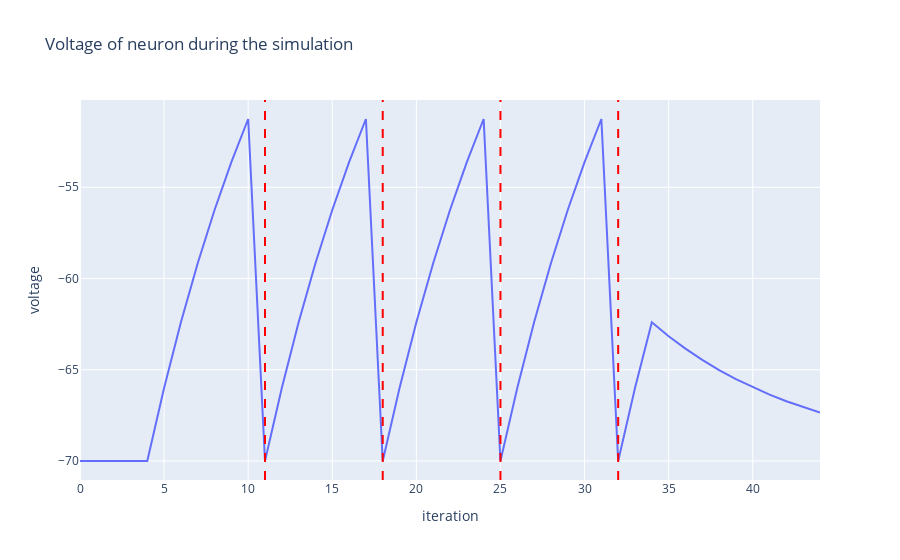
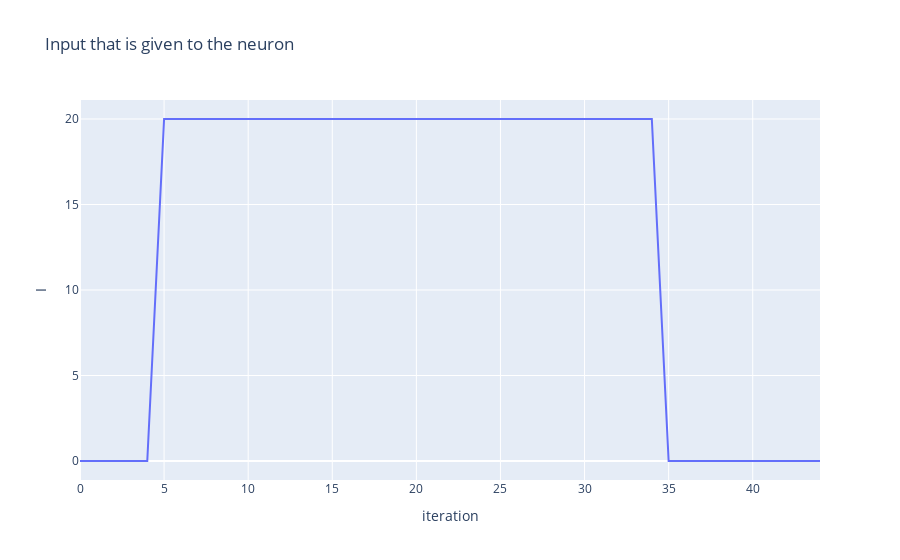

Source (notebook cell) for these figures, in order:
### Code cell
plot_neuron_info(v , inputI, s)

### Figure 1 — Plotly figure (JSON) as saved in the notebook; plotly's stock layout.template omitted (floating-point values rounded to 4 significant figures)
{"data": [{"hovertemplate": "x=%{x}<br>y=%{y}<extra></extra>", "legendgroup": "", "line": {"color": "#636efa", "dash": "solid"}, "marker": {"symbol": "circle"}, "mode": "lines", "name": "", "orientation": "v", "showlegend": false, "type": "scatter", "x": [0, 1, 2, 3, 4, 5, 6, 7, 8, 9, 10, 11, 12, 13, 14, 15, 16, 17, 18, 19, 20, 21, 22, 23, 24, 25, 26, 27, 28, 29, 30, 31, 32, 33, 34, 35, 36, 37, 38, 39, 40, 41, 42, 43, 44], "xaxis": "x", "y": [-70, -70, -70, -70, -70, -66, -62.4, -59.16, -56.24, -53.62, -51.26, -70, -66, -62.4, -59.16, -56.24, -53.62, -51.26, -70, -66, -62.4, -59.16, -56.24, -53.62, -51.26, -70, -66, -62.4, -59.16, -56.24, -53.62, -51.26, -70, -66, -62.4, -63.16, -63.84, -64.46, -65.01, -65.51, -65.96, -66.36, -66.73, -67.06, -67.35], "yaxis": "y"}], "layout": {"legend": {"tracegroupgap": 0}, "shapes": [{"line": {"color": "red", "dash": "dash", "width": 2}, "type": "line", "x0": 11, "x1": 11, "xref": "x", "y0": 0, "y1": 1, "yref": "y domain"}, {"line": {"color": "red", "dash": "dash", "width": 2}, "type": "line", "x0": 18, "x1": 18, "xref": "x", "y0": 0, "y1": 1, "yref": "y domain"}, {"line": {"color": "red", "dash": "dash", "width": 2}, "type": "line", "x0": 25, "x1": 25, "xref": "x", "y0": 0, "y1": 1, "yref": "y domain"}, {"line": {"color": "red", "dash": "dash", "width": 2}, "type": "line", "x0": 32, "x1": 32, "xref": "x", "y0": 0, "y1": 1, "yref": "y domain"}], "title": {"text": "Voltage of neuron during the simulation"}, "xaxis": {"anchor": "y", "domain": [0, 1], "title": {"text": "iteration"}}, "yaxis": {"anchor": "x", "domain": [0, 1], "title": {"text": "voltage"}}}}

### Figure 2 — Plotly figure (JSON) as saved in the notebook; plotly's stock layout.template omitted (floating-point values rounded to 4 significant figures)
{"data": [{"hovertemplate": "x=%{x}<br>y=%{y}<extra></extra>", "legendgroup": "", "line": {"color": "#636efa", "dash": "solid"}, "marker": {"symbol": "circle"}, "mode": "lines", "name": "", "orientation": "v", "showlegend": false, "type": "scatter", "x": [0, 1, 2, 3, 4, 5, 6, 7, 8, 9, 10, 11, 12, 13, 14, 15, 16, 17, 18, 19, 20, 21, 22, 23, 24, 25, 26, 27, 28, 29, 30, 31, 32, 33, 34, 35, 36, 37, 38, 39, 40, 41, 42, 43, 44], "xaxis": "x", "y": [0, 0, 0, 0, 0, 20, 20, 20, 20, 20, 20, 20, 20, 20, 20, 20, 20, 20, 20, 20, 20, 20, 20, 20, 20, 20, 20, 20, 20, 20, 20, 20, 20, 20, 20, 0, 0, 0, 0, 0, 0, 0, 0, 0, 0], "yaxis": "y"}], "layout": {"legend": {"tracegroupgap": 0}, "title": {"text": "Input that is given to the neuron"}, "xaxis": {"anchor": "y", "domain": [0, 1], "title": {"text": "iteration"}}, "yaxis": {"anchor": "x", "domain": [0, 1], "title": {"text": "I"}}}}
